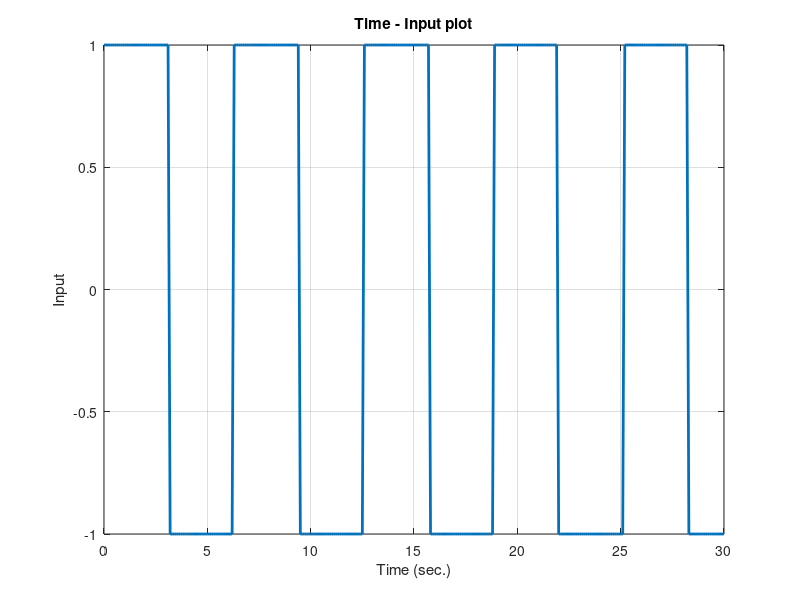

Write the MATLAB code that produced this figure. (Note: this script raises an error after producing the figure.)
clc; clear all; close all;

%% Inputs 

% input initialization
    Ts = 0.1; % sample time
    t = 0:Ts:30;
    
% Input 1 (damped sine wave)
%     b = 0.1;
%     a = 2;
%     w = 2*pi/2.5; %rad/s
%     uc = a*exp(-b*t).*sin(w*t);
    
% Input 2 (square wave)
    uc = square(t, 50)';
    
% Input 3 (step)
%     uc = ones(length(t), 1);
    
% Input 4 (ramdom)
%     uc = wgn(length(t), 1, 0);
    
% Input plot over time
    figure(1)
    plot(t, uc, 'LineWidth', 2);
    xlabel('Time (sec.)');
    ylabel('Input');
    title('Time - Input plot')
    grid on
    print(1,'-dpng','-r500','Input')

%% Transfer function preparation

    s = tf('s');
    
% System 
    Gs = (s+1.5)*exp(-Ts*s)/(s-1)/(s+3);
    
% System z-transform and its properties
    Gz = c2d(Gs, Ts, 'zoh'); % z-transformation
    [num, den] = tfdata(Gz); % get numerator and denomenator of the pulse tf
    num = cell2mat(num);
    den = cell2mat(den);
    na = length(den) -1;
    iodel = get(Gz, 'iodelay'); % input output delay
    d = max(find(num ==0))+iodel; % delay found in B matrix
    nb = length(num) - max(find(num ==0)) - 1;
    num = num(max(find(num ==0))+1:end); % numerator after removal of first zeros of delay
    nu = na + nb + 1; % number of unknowns

 % systems numerator and denomenator
    Asys = 1;
    for i = 1: na
        Asys(i+1) = den(i+1);
    end
        
    for i = na+1:nu
        Bsys(i-na) = num(i-na);
    end
           



%% Indirect Self-Tuning Regulator Fuction

% required closed loop polynomial
    % system 
        z1 = exp(-Ts*2);
        z2 = exp(-Ts*4);
        Am = [1 -(z1+z2) z1*z2 ];
    
% Observer poles        
    % system
        A0 = [1 -0.4 0.04];

% Rrquired Characteristic Polynomial
    alpha = conv(Am, A0); 
    
% Indirect Self-Tuning Regulator (ISTR)
    [ Theta_final Gz_estm, Gc1, Gc2, Gcl] = ISTR( uc, Asys, Bsys, d, Ts, Am, A0) 

%% -------------------------------------------------------------------------------------------------------

